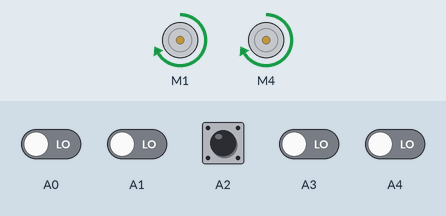
Simulated run of this sketch. Board: Arduino Uno, built with avr-gcc and run on an emulated ATmega328P. On the bench: 2 × DC motor (green arrow = forward, orange = backward, longer = faster). The inputs (shaded band) are chosen by the test bench; at power-on: A0–4 LOW.

Above: at 13.9 s.
14.0 s: A0 driven HIGH
At 14.3 s:
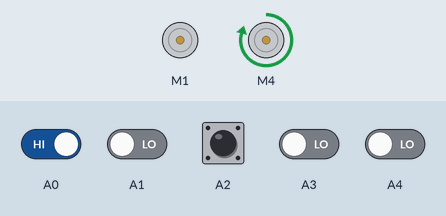
15.5 s: A3 driven HIGH
17.0 s: A4 driven HIGH
At 17.8 s:
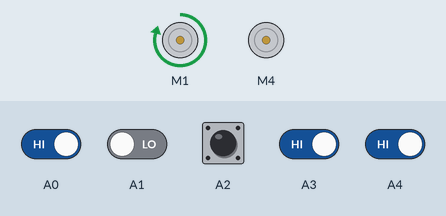
18.5 s: A4 driven LOW
At 18.9 s:
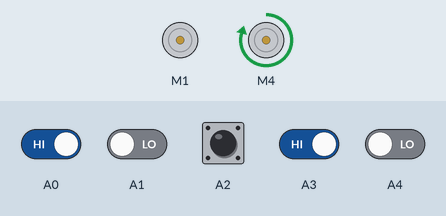
20.0 s: A0 driven LOW
At 21.2 s:
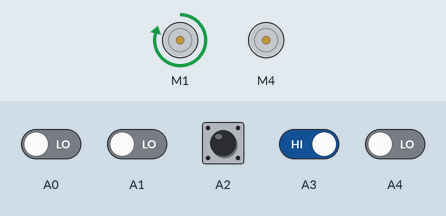
21.5 s: A2 pulsed HIGH 5 times (0.12 s each, 0.3 s apart)
Timing chart, 0 to 24.5 s (numbered marks = the images above; inputs shaded):
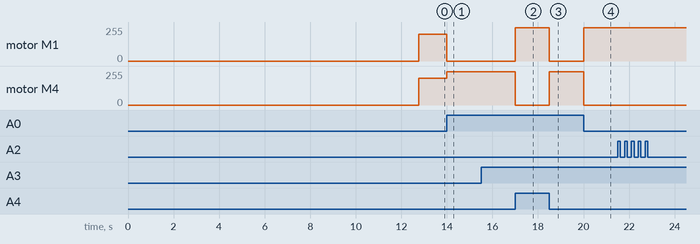

The sketch:

LineFollower_White.ino
```cpp
/*
 * Obtenido de
 * http://mertarduinotutorial.blogspot.mx/2016/12/arduino-project-tutorial-12-line.html
 * LIBRERIAS OBTENIDAS DE
 *
 *  AF_Motor Arduino library
 *  https://github.com/adafruit/Adafruit-Motor-Shield-library
 *
 *  QTRSensors library
 *  https://github.com/pololu/qtr-sensors-arduino/releases
*/

#include <AFMotor.h>    //Adafruit Motor Shield Library. First you must download and install AFMotor library
#include <QTRSensors.h> //Pololu QTR Sensor Library. First you must download and install QTRSensors library

AF_DCMotor motor1(1, MOTOR12_1KHZ ); //create motor #1 using M1 output on Motor Drive Shield, set to 1kHz PWM frequency
AF_DCMotor motor2(4, MOTOR12_1KHZ ); //create motor #4 using M4 output on Motor Drive Shield, set to 1kHz PWM frequency

#define KP 2 //experiment to determine this, start by something small that just makes your bot follow the line at a slow speed
#define KD 5 //experiment to determine this, slowly increase the speeds and adjust this value. ( Note: Kp < Kd)
#define M1_minumum_speed 200  //minimum speed of the Motor1
#define M2_minumum_speed 200  //minimum speed of the Motor2
#define M1_maksimum_speed 250 //max. speed of the Motor1
#define M2_maksimum_speed 250 //max. speed of the Motor2
#define MIDDLE_SENSOR 4       //number of middle sensor used
#define NUM_SENSORS 5         //number of sensors used
#define TIMEOUT 2500          //waits for 2500 us for sensor outputs to go low
#define EMITTER_PIN 2         //emitterPin is the Arduino digital pin that controls whether the IR LEDs are on or off. Emitter is controlled by digital pin 2
#define DEBUG 0

//sensors 0 through 5 are connected to analog inputs 0 through 5, respectively
QTRSensorsRC qtrrc((unsigned char[]) { A4,A3,A2,A1,A0} ,NUM_SENSORS, TIMEOUT, EMITTER_PIN);

unsigned int sensorValues[NUM_SENSORS];

void setup()
{
delay(1500);
manual_calibration();
set_motors(0,0);
}

int lastError = 0;
int last_proportional = 0;
int integral = 0;

void loop()
{
unsigned int sensors[5];
unsigned char whiteLine=1;    //Este argumento puesto en 1 hace que readLine se configure para líneas blancas sobre fondos negros
int position = qtrrc.readLine(sensors,true,true); //get calibrated readings along with the line position, refer to the QTR Sensors Arduino Library for more details on line position.
//True,true para que siga la linea blanca
int error = position - 2000;

int motorSpeed = KP * error + KD * (error - lastError);
lastError = error;

int leftMotorSpeed = M1_minumum_speed + motorSpeed;
int rightMotorSpeed = M2_minumum_speed - motorSpeed;

// set motor speeds using the two motor speed variables above
set_motors(leftMotorSpeed, rightMotorSpeed);
}

void set_motors(int motor1speed, int motor2speed)
{
if (motor1speed > M1_maksimum_speed ) motor1speed = M1_maksimum_speed;
if (motor2speed > M2_maksimum_speed ) motor2speed = M2_maksimum_speed;
if (motor1speed < 0) motor1speed = 0;
if (motor2speed < 0) motor2speed = 0;
motor1.setSpeed(motor1speed);
motor2.setSpeed(motor2speed);
motor1.run(FORWARD);
motor2.run(FORWARD);
}

//calibrate for sometime by sliding the sensors across the line, or you may use auto-calibration instead
void manual_calibration() {

int i;
for (i = 0; i < 250; i++)
{
qtrrc.calibrate(QTR_EMITTERS_ON);
delay(20);
}

if (DEBUG) {
Serial.begin(9600);
for (int i = 0; i < NUM_SENSORS; i++)
{
Serial.print(qtrrc.calibratedMinimumOn[i]);
Serial.print(' ');
}
Serial.println();

for (int i = 0; i < NUM_SENSORS; i++)
{
Serial.print(qtrrc.calibratedMaximumOn[i]);
Serial.print(' ');
}
Serial.println();
Serial.println();
}
}
```

Measured:
- after the input at 14.0 s, motor M1: forward 200/255 → stopped at once; motor M4: forward 200/255 → forward 250/255 at once
- after the input at 17.0 s, motor M1: stopped → forward 250/255 at once; motor M4: forward 250/255 → stopped at once
- after the input at 18.5 s, motor M1: forward 250/255 → stopped at once; motor M4: stopped → forward 250/255 at once
- after the input at 20.0 s, motor M1: stopped → forward 250/255 at once; motor M4: forward 250/255 → stopped at once
